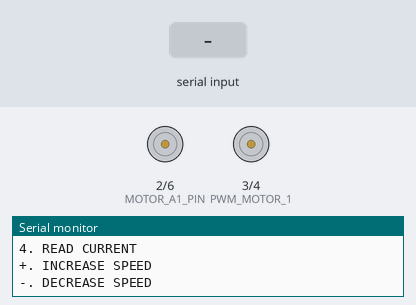
A sketch run on a simulated Arduino Uno, built with avr-gcc and run on an emulated ATmega328P. On the bench: motor-driver pin pairs drawn as motors (green arrow = first pin HIGH = forward, orange = second pin HIGH = backward, longer = more drive), the last lines printed to the serial monitor. The inputs (shaded band) are chosen by the test bench.

Above: at 1.2 s.
1.3 s: "2\n" received over Serial
At 1.9 s:
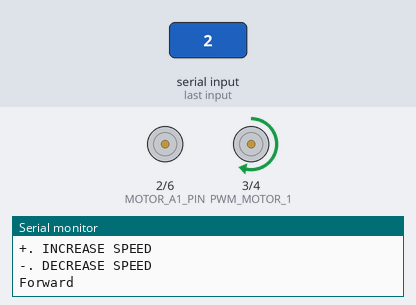
2.8 s: "3\n" received over Serial
At 4.0 s:
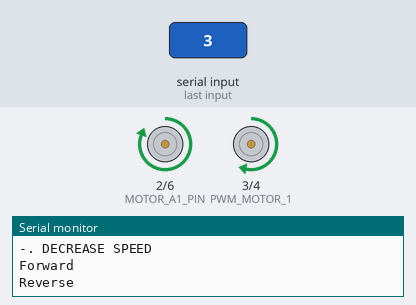
4.3 s: "1\n" received over Serial
At 5.3 s:
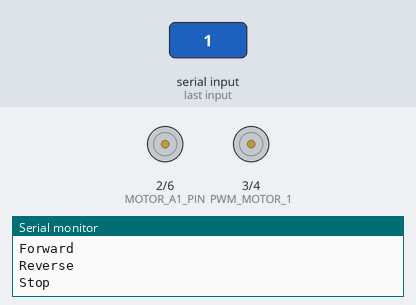
5.8 s: "+\n" received over Serial
At 6.5 s:
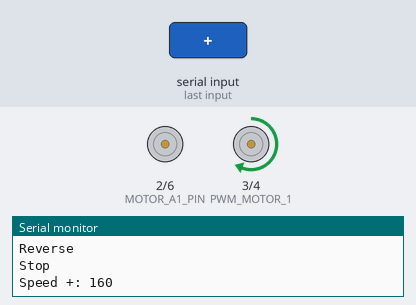
Timing chart, 0 to 8.3 s (numbered marks = the images above; inputs shaded):
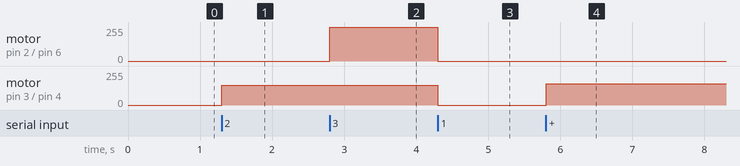

The sketch:

RANDYBOT-2WD.ino
```cpp
#define BRAKE 0
#define CW    1
#define CCW   2
#define CS_THRESHOLD 15   // Definition of safety current (Check: "1.3 Monster Shield Example").

//MOTOR 1
#define MOTOR_A1_PIN 2 //7

//MOTOR 2
#define MOTOR_A2_PIN  6// 4

#define PWM_MOTOR_1 3 // 5
#define PWM_MOTOR_2 4 // 6


#define MOTOR_1 0
#define MOTOR_2 1

short usSpeed = 150;  //default motor speed
unsigned short usMotor_Status = BRAKE;

void setup()
{
  pinMode(MOTOR_A1_PIN, OUTPUT);

  pinMode(MOTOR_A2_PIN, OUTPUT);

  pinMode(PWM_MOTOR_1, OUTPUT);
  pinMode(PWM_MOTOR_2, OUTPUT);

  Serial.begin(9600);              // Initiates the serial to do the monitoring
  Serial.println("Begin motor control");
  Serial.println(); //Print function list for user selection
  Serial.println("Enter number for control option:");
  Serial.println("1. STOP");
  Serial.println("2. FORWARD");
  Serial.println("3. REVERSE");
  Serial.println("4. READ CURRENT");
  Serial.println("+. INCREASE SPEED");
  Serial.println("-. DECREASE SPEED");
  Serial.println();

}

void loop()
{
  char  user_input;
  String serialReceived;


  while(Serial.available())
  {
    serialReceived = Serial.readStringUntil('\n');
      user_input = serialReceived.charAt(0);

    if (user_input== '1')
    {
     Stop();
    }
    else
    if (user_input== '2')
    {
     Forward();
    }

    else if(user_input =='3')
    {
      Reverse();
    }
    else if(user_input =='+')
    {
      IncreaseSpeed();
    }
    else if(user_input =='-')
    {
      DecreaseSpeed();
    }
    else
    {
      Serial.println("Invalid option entered.");
    }

  }
}

void Stop()
{
  Serial.println("Stop");
  usMotor_Status = BRAKE;
  motorGo(MOTOR_1, usMotor_Status, 0);
//  motorGo(MOTOR_2, usMotor_Status, 0);
}

void Forward()
{
  Serial.println("Forward");
  usMotor_Status = CW;
  motorGo(MOTOR_1, usMotor_Status, usSpeed);
  //motorGo(MOTOR_2, usMotor_Status, usSpeed);
}

void Reverse()
{
  Serial.println("Reverse");
  usMotor_Status = CCW;
  motorGo(MOTOR_1, usMotor_Status, usSpeed);
  //motorGo(MOTOR_2, usMotor_Status, usSpeed);
}

void IncreaseSpeed()
{
  usSpeed = usSpeed + 10;
  if(usSpeed > 255)
  {
    usSpeed = 255;
  }

  Serial.print("Speed +: ");
  Serial.println(usSpeed);

  motorGo(MOTOR_1, usMotor_Status, usSpeed);
  //motorGo(MOTOR_2, usMotor_Status, usSpeed);
}

void DecreaseSpeed()
{
  usSpeed = usSpeed - 10;
  if(usSpeed < 0)
  {
    usSpeed = 0;
  }

  Serial.print("Speed -: ");
  Serial.println(usSpeed);

  motorGo(MOTOR_1, usMotor_Status, usSpeed);
  //motorGo(MOTOR_2, usMotor_Status, usSpeed);
}

void motorGo(uint8_t motor, uint8_t direct, uint8_t pwm)         //Function that controls the variables: motor(0 ou 1), direction (cw ou ccw) e pwm (entra 0 e 255);
{
  if(motor == MOTOR_1)
  {
    if(direct == CW)
    {
      digitalWrite(MOTOR_A1_PIN, LOW);
    //  digitalWrite(MOTOR_B1_PIN, HIGH);
    }
    else if(direct == CCW)
    {
      digitalWrite(MOTOR_A1_PIN, HIGH);
      //digitalWrite(MOTOR_B1_PIN, LOW);
    }
    else
    {
      digitalWrite(MOTOR_A1_PIN, LOW);
     // digitalWrite(MOTOR_B1_PIN, LOW);
    }

    analogWrite(PWM_MOTOR_1, pwm);
  }
  else if(motor == MOTOR_2)
  {
    if(direct == CW)
    {
      digitalWrite(MOTOR_A2_PIN, LOW);
     // digitalWrite(MOTOR_B2_PIN, HIGH);
    }
    else if(direct == CCW)
    {
      digitalWrite(MOTOR_A2_PIN, HIGH);
      //digitalWrite(MOTOR_B2_PIN, LOW);
    }
    else
    {
      digitalWrite(MOTOR_A2_PIN, LOW);
      //digitalWrite(MOTOR_B2_PIN, LOW);
    }

    analogWrite(PWM_MOTOR_2, pwm);
  }
}
```

Measured:
- after the input at 1.3 s, motor on pin 3 (PWM_MOTOR_1) / pin 4 (PWM_MOTOR_2): stopped → forward 150/255 at once
- after the input at 2.8 s, motor on pin 2 (MOTOR_A1_PIN) / pin 6 (MOTOR_A2_PIN): stopped → forward 255/255 at once
- after the input at 4.3 s, motor on pin 2 (MOTOR_A1_PIN) / pin 6 (MOTOR_A2_PIN): forward 255/255 → stopped at once; motor on pin 3 (PWM_MOTOR_1) / pin 4 (PWM_MOTOR_2): forward 150/255 → stopped at once
- after the input at 5.8 s, motor on pin 3 (PWM_MOTOR_1) / pin 4 (PWM_MOTOR_2): stopped → forward 160/255 at once
